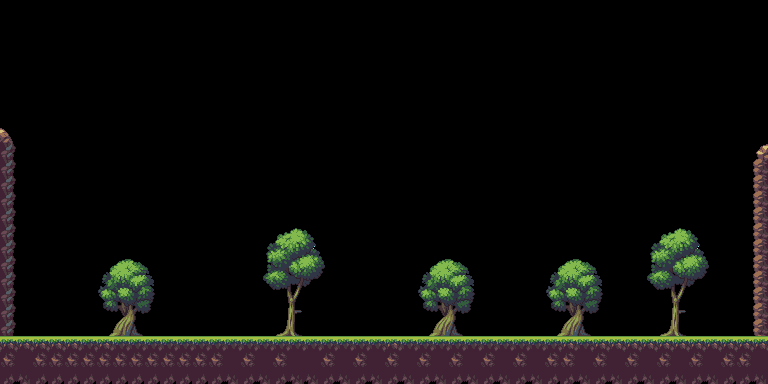

Tiled map render using the project's own tile images. Description and the whole map definition, tile-layer contents included, below:
An orthogonal 48x24 tile map with 16x16 px tiles, 2 tile layers (wall, item), 3 tilesets.

<map version="1.10" tiledversion="1.11.0" orientation="orthogonal" renderorder="right-down" width="48" height="24" tilewidth="16" tileheight="16" infinite="0" nextlayerid="3" nextobjectid="1">
 <tileset firstgid="1" name="Tileset" tilewidth="16" tileheight="16" tilecount="60" columns="10">
  <image source="Tileset.png" width="160" height="96" />
 </tileset>
 <tileset firstgid="61" name="TilesExamples" tilewidth="16" tileheight="16" tilecount="390" columns="26">
  <image source="TilesExamples.png" width="416" height="240" />
 </tileset>
 <tileset firstgid="451" name="Trees" tilewidth="16" tileheight="16" tilecount="128" columns="16">
  <image source="Trees.png" width="256" height="128" />
 </tileset>
 <layer id="1" name="wall" width="48" height="24">
  <data encoding="csv">
0,0,0,0,0,0,0,0,0,0,0,0,0,0,0,0,0,0,0,0,0,0,0,0,0,0,0,0,0,0,0,0,0,0,0,0,0,0,0,0,0,0,0,0,0,0,0,0,
0,0,0,0,0,0,0,0,0,0,0,0,0,0,0,0,0,0,0,0,0,0,0,0,0,0,0,0,0,0,0,0,0,0,0,0,0,0,0,0,0,0,0,0,0,0,0,0,
0,0,0,0,0,0,0,0,0,0,0,0,0,0,0,0,0,0,0,0,0,0,0,0,0,0,0,0,0,0,0,0,0,0,0,0,0,0,0,0,0,0,0,0,0,0,0,0,
0,0,0,0,0,0,0,0,0,0,0,0,0,0,0,0,0,0,0,0,0,0,0,0,0,0,0,0,0,0,0,0,0,0,0,0,0,0,0,0,0,0,0,0,0,0,0,0,
0,0,0,0,0,0,0,0,0,0,0,0,0,0,0,0,0,0,0,0,0,0,0,0,0,0,0,0,0,0,0,0,0,0,0,0,0,0,0,0,0,0,0,0,0,0,0,0,
0,0,0,0,0,0,0,0,0,0,0,0,0,0,0,0,0,0,0,0,0,0,0,0,0,0,0,0,0,0,0,0,0,0,0,0,0,0,0,0,0,0,0,0,0,0,0,0,
0,0,0,0,0,0,0,0,0,0,0,0,0,0,0,0,0,0,0,0,0,0,0,0,0,0,0,0,0,0,0,0,0,0,0,0,0,0,0,0,0,0,0,0,0,0,0,0,
0,0,0,0,0,0,0,0,0,0,0,0,0,0,0,0,0,0,0,0,0,0,0,0,0,0,0,0,0,0,0,0,0,0,0,0,0,0,0,0,0,0,0,0,0,0,0,0,
110,0,0,0,0,0,0,0,0,0,0,0,0,0,0,0,0,0,0,0,0,0,0,0,0,0,0,0,0,0,0,0,0,0,0,0,0,0,0,0,0,0,0,0,0,0,0,0,
136,0,0,0,0,0,0,0,0,0,0,0,0,0,0,0,0,0,0,0,0,0,0,0,0,0,0,0,0,0,0,0,0,0,0,0,0,0,0,0,0,0,0,0,0,0,0,109,
162,0,0,0,0,0,0,0,0,0,0,0,0,0,0,0,0,0,0,0,0,0,0,0,0,0,0,0,0,0,0,0,0,0,0,0,0,0,0,0,0,0,0,0,0,0,0,135,
188,0,0,0,0,0,0,0,0,0,0,0,0,0,0,0,0,0,0,0,0,0,0,0,0,0,0,0,0,0,0,0,0,0,0,0,0,0,0,0,0,0,0,0,0,0,0,161,
214,0,0,0,0,0,0,0,0,0,0,0,0,0,0,0,0,0,0,0,0,0,0,0,0,0,0,0,0,0,0,0,0,0,0,0,0,0,0,0,0,0,0,0,0,0,0,187,
136,0,0,0,0,0,0,0,0,0,0,0,0,0,0,0,0,0,0,0,0,0,0,0,0,0,0,0,0,0,0,0,0,0,0,0,0,0,0,0,0,0,0,0,0,0,0,213,
162,0,0,0,0,0,0,0,0,0,0,0,0,0,0,0,0,0,0,0,0,0,0,0,0,0,0,0,0,0,0,0,0,0,0,0,0,0,0,0,0,0,0,0,0,0,0,161,
188,0,0,0,0,0,0,0,0,0,0,0,0,0,0,0,0,0,0,0,0,0,0,0,0,0,0,0,0,0,0,0,0,0,0,0,0,0,0,0,0,0,0,0,0,0,0,187,
214,0,0,0,0,0,0,0,0,0,0,0,0,0,0,0,0,0,0,0,0,0,0,0,0,0,0,0,0,0,0,0,0,0,0,0,0,0,0,0,0,0,0,0,0,0,0,213,
136,0,0,0,0,0,0,0,0,0,0,0,0,0,0,0,0,0,0,0,0,0,0,0,0,0,0,0,0,0,0,0,0,0,0,0,0,0,0,0,0,0,0,0,0,0,0,135,
162,0,0,0,0,0,0,0,0,0,0,0,0,0,0,0,0,0,0,0,0,0,0,0,0,0,0,0,0,0,0,0,0,0,0,0,0,0,0,0,0,0,0,0,0,0,0,161,
188,0,0,0,0,0,0,0,0,0,0,0,0,0,0,0,0,0,0,0,0,0,0,0,0,0,0,0,0,0,0,0,0,0,0,0,0,0,0,0,0,0,0,0,0,0,0,187,
214,0,0,0,0,0,0,0,0,0,0,0,0,0,0,0,0,0,0,0,0,0,0,0,0,0,0,0,0,0,0,0,0,0,0,0,0,0,0,0,0,0,0,0,0,0,0,213,
91,91,91,91,91,92,91,92,92,92,92,92,92,92,92,92,92,92,92,92,92,92,92,92,91,92,92,92,92,92,92,92,92,92,92,91,92,91,91,91,91,91,91,91,91,91,91,91,
117,118,117,117,117,117,117,117,117,117,117,117,117,117,118,117,118,117,118,118,117,118,117,118,117,118,117,118,117,118,117,118,117,118,117,117,118,117,118,117,118,117,118,117,118,117,117,118,
143,144,143,143,143,143,143,143,143,143,143,143,143,143,144,143,144,143,144,144,143,144,143,144,143,144,143,144,143,144,143,144,143,144,143,143,144,143,144,143,144,143,144,143,144,143,143,144
</data>
 </layer>
 <layer id="2" name="item" width="48" height="24">
  <data encoding="csv">
0,0,0,0,0,0,0,0,0,0,0,0,0,0,0,0,0,0,0,0,0,0,0,0,0,0,0,0,0,0,0,0,0,0,0,0,0,0,0,0,0,0,0,0,0,0,0,0,
0,0,0,0,0,0,0,0,0,0,0,0,0,0,0,0,0,0,0,0,0,0,0,0,0,0,0,0,0,0,0,0,0,0,0,0,0,0,0,0,0,0,0,0,0,0,0,0,
0,0,0,0,0,0,0,0,0,0,0,0,0,0,0,0,0,0,0,0,0,0,0,0,0,0,0,0,0,0,0,0,0,0,0,0,0,0,0,0,0,0,0,0,0,0,0,0,
0,0,0,0,0,0,0,0,0,0,0,0,0,0,0,0,0,0,0,0,0,0,0,0,0,0,0,0,0,0,0,0,0,0,0,0,0,0,0,0,0,0,0,0,0,0,0,0,
0,0,0,0,0,0,0,0,0,0,0,0,0,0,0,0,0,0,0,0,0,0,0,0,0,0,0,0,0,0,0,0,0,0,0,0,0,0,0,0,0,0,0,0,0,0,0,0,
0,0,0,0,0,0,0,0,0,0,0,0,0,0,0,0,0,0,0,0,0,0,0,0,0,0,0,0,0,0,0,0,0,0,0,0,0,0,0,0,0,0,0,0,0,0,0,0,
0,0,0,0,0,0,0,0,0,0,0,0,0,0,0,0,0,0,0,0,0,0,0,0,0,0,0,0,0,0,0,0,0,0,0,0,0,0,0,0,0,0,0,0,0,0,0,0,
0,0,0,0,0,0,0,0,0,0,0,0,0,0,0,0,0,0,0,0,0,0,0,0,0,0,0,0,0,0,0,0,0,0,0,0,0,0,0,0,0,0,0,0,0,0,0,0,
0,0,0,0,0,0,0,0,0,0,0,0,0,0,0,0,0,0,0,0,0,0,0,0,0,0,0,0,0,0,0,0,0,0,0,0,0,0,0,0,0,0,0,0,0,0,0,0,
0,0,0,0,0,0,0,0,0,0,0,0,0,0,0,0,0,0,0,0,0,0,0,0,0,0,0,0,0,0,0,0,0,0,0,0,0,0,0,0,0,0,0,0,0,0,0,0,
0,0,0,0,0,0,0,0,0,0,0,0,0,0,0,0,0,0,0,0,0,0,0,0,0,0,0,0,0,0,0,0,0,0,0,0,0,0,0,0,0,0,0,0,0,0,0,0,
0,0,0,0,0,0,0,0,0,0,0,0,0,0,0,0,0,0,0,0,0,0,0,0,0,0,0,0,0,0,0,0,0,0,0,0,0,0,0,0,0,0,0,0,0,0,0,0,
0,0,0,0,0,0,0,0,0,0,0,0,0,0,0,0,0,0,0,0,0,0,0,0,0,0,0,0,0,0,0,0,0,0,0,0,0,0,0,0,0,0,0,0,0,0,0,0,
0,0,0,0,0,0,0,0,0,0,0,0,0,0,0,0,0,0,0,0,0,0,0,0,0,0,0,0,0,0,0,0,0,0,0,0,0,0,0,0,0,0,0,0,0,0,0,0,
0,0,0,0,0,0,0,0,0,0,0,0,0,0,0,0,477,478,479,480,481,0,0,0,0,0,0,0,0,0,0,0,0,0,0,0,0,0,0,0,477,478,479,480,481,0,0,0,
0,0,0,0,0,0,0,0,0,0,0,0,0,0,0,0,493,494,495,496,497,0,0,0,0,0,0,0,0,0,0,0,0,0,0,0,0,0,0,0,493,494,495,496,497,0,0,0,
0,0,0,0,0,500,501,502,503,504,0,0,0,0,0,0,509,510,511,512,513,0,0,0,0,0,501,502,503,504,0,0,0,0,501,502,503,504,0,0,509,510,511,512,513,0,0,0,
0,0,0,0,0,516,517,518,519,520,0,0,0,0,0,0,525,526,527,528,529,0,0,0,0,0,517,518,519,520,0,0,0,0,517,518,519,520,0,0,525,526,527,528,529,0,0,0,
0,0,0,0,0,532,533,534,535,536,0,0,0,0,0,0,541,542,543,544,545,0,0,0,0,0,533,534,535,536,0,0,0,0,533,534,535,536,0,0,541,542,543,544,545,0,0,0,
0,0,0,0,0,548,549,550,551,552,0,0,0,0,0,0,557,558,559,560,561,0,0,0,0,0,549,550,551,552,0,0,0,0,549,550,551,552,0,0,557,558,559,560,561,0,0,0,
0,0,0,0,0,564,565,566,567,568,0,0,0,0,0,0,573,574,575,576,577,0,0,0,0,0,565,566,567,568,0,0,0,0,565,566,567,568,0,0,573,574,575,576,577,0,0,0,
0,0,0,0,0,0,0,0,0,0,0,0,0,0,0,0,0,0,0,0,0,0,0,0,0,0,0,0,0,0,0,0,0,0,0,0,0,0,0,0,0,0,0,0,0,0,0,0,
0,0,0,0,0,0,0,0,0,0,0,0,0,0,0,0,0,0,0,0,0,0,0,0,0,0,0,0,0,0,0,0,0,0,0,0,0,0,0,0,0,0,0,0,0,0,0,0,
0,0,0,0,0,0,0,0,0,0,0,0,0,0,0,0,0,0,0,0,0,0,0,0,0,0,0,0,0,0,0,0,0,0,0,0,0,0,0,0,0,0,0,0,0,0,0,0
</data>
 </layer>
</map>
